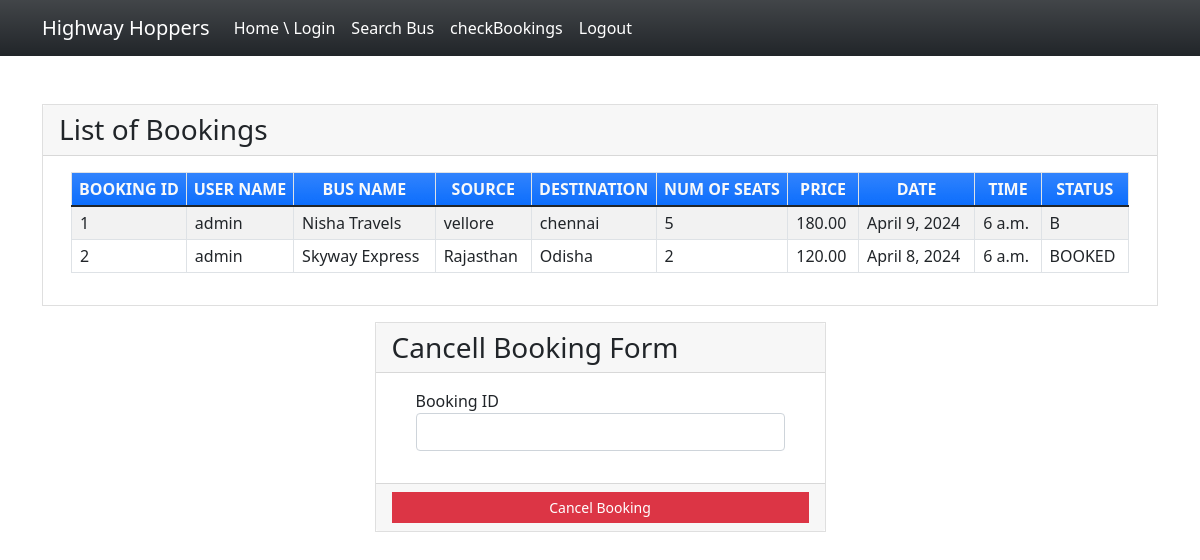
/seebookings (signed in), run on the app's committed database.
### myapp/models.py (models this page shows, shortened)
class Book(models.Model):
    BOOKED = 'B'
    CANCELLED = 'C'
    TICKET_STATUSES = ((BOOKED, 'Booked'),
                       (CANCELLED, 'Cancelled'),)
    email = models.EmailField()
    name = models.CharField(max_length=30)
    userid =models.DecimalField(decimal_places=0, max_digits=2)
    busid=models.DecimalField(decimal_places=0, max_digits=2)
    bus_name = models.CharField(max_length=30)
    source = models.CharField(max_length=30)
    dest = models.CharField(max_length=30)
    nos = models.DecimalField(decimal_places=0, max_digits=2)
    price = models.DecimalField(decimal_places=2, max_digits=6)
    date = models.DateField()
    time = models.TimeField()
    status = models.CharField(choices=TICKET_STATUSES, default=BOOKED, max_length=2)
    class Meta:
        verbose_name_plural = "List of Books"

### myapp/views.py (the view)
# urls.py: path('seebookings', views.seebookings, name="seebookings"),
@login_required(login_url='signin')
def seebookings(request,new={}):
    context = {}
    id_r = request.user.id
    book_list = Book.objects.filter(userid=id_r)
    if book_list:
        return render(request, 'myapp/booklist.html', locals())
    else:
        context["error"] = "Sorry no buses booked"
        return render(request, 'myapp/findbus.html', context)

### myapp/templates/myapp/booklist.html (shortened to what this page needs)
{% extends 'myapp/base.html' %} {% block content %}
<div class="container my-5">
    <div class="card rounded-0">
        <div class="card-header">
            <div class="card-title h3 mb-0">List of Bookings</div>
        </div>
        <div class="card-body">
            <div class="container-fluid">
                <table class="table table-bordered table-striped">
                    <thead>
                        <tr class="bg-gradient bg-primary text-light">
                            <th class="p-1 text-center">BOOKING ID</th>
                            <th class="p-1 text-center">USER NAME</th>
                            <th class="p-1 text-center">BUS NAME</th>
                            <th class="p-1 text-center">SOURCE</th>
                            <th class="p-1 text-center">DESTINATION</th>
                            <th class="p-1 text-center">NUM OF SEATS</th>
                            <th class="p-1 text-center">PRICE</th>
                            <th class="p-1 text-center">DATE</th>
                            <th class="p-1 text-center">TIME</th>
                            <th class="p-1 text-center">STATUS</th>
                        </tr>
                    </thead>
                    {% for row in book_list %}
                    <tr>
                        <td class="px-2 py-1 align-middle">{{row.id}}</td>
                        <td class="px-2 py-1 align-middle">{{row.name}}</td>
                        <td class="px-2 py-1 align-middle">{{row.bus_name}}</td>
                        <td class="px-2 py-1 align-middle">{{row.source}}</td>
                        <td class="px-2 py-1 align-middle">{{row.dest}}</td>
                        <td class="px-2 py-1 align-middle">{{row.nos}}</td>
                        <td class="px-2 py-1 align-middle">{{row.price}}</td>
                        <td class="px-2 py-1 align-middle">{{row.date}}</td>
                        <td class="px-2 py-1 align-middle">{{row.time}}</td>
                        <td class="px-2 py-1 align-middle">{{row.status}}</td>
                    </tr>
                    {% endfor %}
                </table>
            </div>
        </div>
    </div>
    <div class="row mt-3 justify-content-center">
        <div class="col-lg-5 col-md-7 col-sm-10 col-xs-12">
            <div class="card rounded-0">
                <div class="card-header">
                    <div class="card-title h3 mb-0">Cancell Booking Form</div>
                </div>
                <div class="card-body">
                    <div class="container-fluid">
                        <form action="{% url 'cancellings' %}" method="post" id="cancel-form">
                            <div class="mb-3">
                                <label for="bus_id" class="control-label">Booking ID</label>
                                <input name='bus_id' class="form-control" type="number" id="bus_id">
                            </div>
                        </form>
                    </div>
                </div>
                <div class="card-footer text-center">
                    <button class="btn btn-sm rounded-0 btn-danger w-100" form="cancel-form">Cancel Booking</button>
                </div>
            </div>
        </div>
    </div>
</div>
{% endblock %}

### myapp/templates/myapp/base.html (shortened to what this page needs)
<!doctype html>
<html lang="en">
<head>
    <link rel="stylesheet" href="https://cdn.jsdelivr.net/npm/bootstrap@5.1.3/dist/css/bootstrap.min.css">
</head>
<body>
<nav class="navbar navbar-expand-lg navbar-light bg-gradient bg-dark">
    <div class="container">
            <a class="navbar-brand" href="#" style="color: white;">  Highway Hoppers </a>
        <div class="collapse navbar-collapse" id="navbarNavAltMarkup">
            <div class="navbar-nav" >
                <a class="nav-item nav-link active" href="{% url 'home' %}" style="color: white;">Home \ Login</a>
                <a class="nav-item nav-link" href="{% url 'findbus' %}" style="color: white;">Search Bus</a>
                <a class="nav-item nav-link" href="{% url 'seebookings' %}" style="color: white;">checkBookings</a>
                {% if request.user.is_active %}
                <a class="nav-item nav-link " href="{% url 'signout' %}" style="color: white;">Logout</a>
                {% else %}
                <a class="nav-item nav-link " href="{% url 'signup' %}" style="color: white;">Registration</a>
                {% endif %}
            </div>
        </div>
    </div>
</nav>
{% block content %}
{% endblock %}
</body>
</html>

### myapp/templates/myapp/base.html (style rules this page uses)
body { background-image: url(https://images.rawpixel.com/image_800/cHJpdmF0ZS9sci9pbWFnZXMvd2Vic2l0ZS8yMDIzLTA4L3Jhd3BpeGVsX29mZmljZV84X3Bob3RvX29mX3doaXRlX3RvdXJpc3RfYnVzX29uX3RoZV9yb2FkX2hpZ2hfcl8zNThjMmU2MC0yYTU4LTQ2ZjAtODdkMy02ZGY3YWE0YzExZDFfMS5qcGc.jpg); background-repeat: no-repeat; background-size: cover; }

### data on the page
Book: id "1", name "admin", bus_name "Nisha Travels", source "vellore", dest "chennai", nos "5", price "180.00", date "April 9, 2024", time "6 a.m.", status "B"
Book: id "2", name "admin", bus_name "Skyway Express", source "Rajasthan", dest "Odisha", nos "2", price "120.00", date "April 8, 2024", time "6 a.m.", status "BOOKED"
